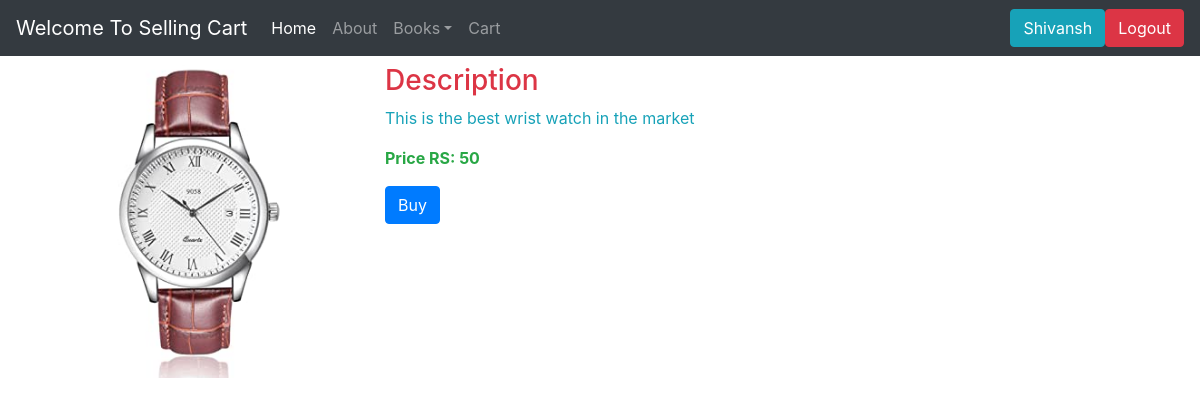
The page /shop/productview/1 (signed in) on the database its author committed.
### shop/models.py (models this page shows, shortened)
class Product(models.Model):
    product_name = models.CharField(max_length=50)
    category = models.CharField(max_length=50, default="")
    subcategory = models.CharField(max_length=50, default="")
    price = models.IntegerField(default=0)#if no price is given then automatically set default price to 0
    desc = models.CharField(max_length=300)
    pub_date = models.DateField()
    image = models.ImageField(upload_to='shop/images', default="")

### shop/views.py (the view)
# urls.py: path("productview/<int:id>",views.productview,name="product_view"),
@login_required(login_url='login')
def productview(request,id):
    print(request.user)
    product = Product.objects.filter(id=id)
    context = {'product':product}
    return render(request,'shop/productView.html',context)

### templates/shop/productView.html (shortened to what this page needs)
{% extends 'shop/Basic.html' %}
{% block body %}
    <div class="container">
        <div class="row">
            <div class="col-4">
                <img src="/media/{{product.0.image}}" class="img-fluid" alt="Responsive image">
            </div>
            <div class="col-8">
                <h3 class="text-danger">Description</h3>
                <p class="text-info">{{product.0.desc}}</p>
                <p class="text-success"> <b> Price RS: {{product.0.price}}</b></p>
                <a href="{%url 'orderinfo' pid=product.0.id%}" class="btn btn-primary">Buy</a>
            </div>
        </div>
    </div>
{% endblock %}

### templates/shop/Basic.html (shortened to what this page needs)
<!doctype html>
<html lang="en">
    <head>
        {% load static %}
        <link rel="stylesheet" href="https://stackpath.bootstrapcdn.com/bootstrap/4.2.1/css/bootstrap.min.css">
    </head>
    <body id="background">
        <nav class="navbar navbar-expand-lg navbar-dark bg-dark">
            <a class="navbar-brand" href="">Welcome To Selling Cart</a>
            <div class="collapse navbar-collapse" id="navbarSupportedContent">
                <ul class="navbar-nav mr-auto">
                    <li class="nav-item active">
                        <a class="nav-link" href="{% url 'ShopHome'%}">Home<span class="sr-only">(current)</span></a>
                    </li>
                    <li class="nav-item">
                        <a class="nav-link" href="{% url 'Profile'%}">About</a>
                    </li>
                    <li class="nav-item dropdown">
                        <a class="nav-link dropdown-toggle" href="#" id="navbarDropdown" role="button" data-toggle="dropdown" aria-haspopup="true" aria-expanded="false"> Books</a>
                    </li>
                    <a class="nav-link" href="{%url 'cartview'%}">Cart {% block cart_items %}{% endblock %}</a>
                </ul>
                <a id="user" href="{% url 'ShopHome' %}" class="btn btn-info">{{user.username}}</a>
                <a id="logout" href="{%url 'logout'%}" class="btn btn-danger">Logout</a>
            </div>
        </nav>
        {%block body %}{% endblock %}
    </body>
</html>

### templates/shop/productView.html (style rules this page uses)
img { max-width: 240px; height: 240px; }
.col-4 { max-width: 340px; height: 300px; }

### rows shown on the page
Product: image (picture), desc "This is the best wrist watch in the market", price "50"

### other values the page prints
{{ user.username }} "Shivansh"
